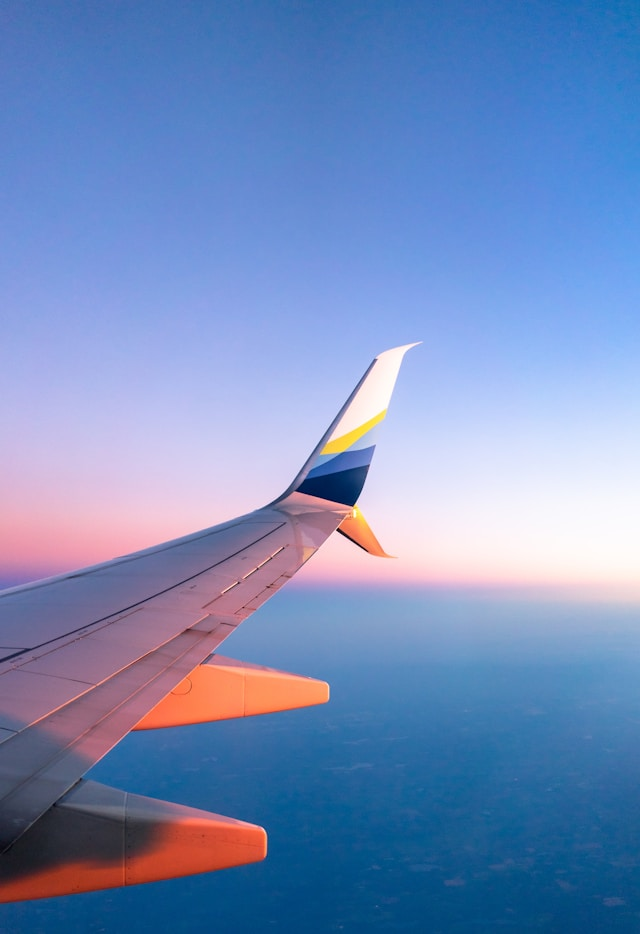
#> input picture course_02/images/01-wing.jpg, 640 x 934 px
$ python 01-edge_detection.py
#> lines starting #> are read from the running program, lines starting #| are printed output that depends on the picture; after the words box and inside, x2 and y2 are one past the last pixel; in counts of white or black regions, pixels touching at a corner belong together
import cv2
import matplotlib.pyplot as plt

# Load image (grayscale)
img = cv2.imread("images/01-wing.jpg", cv2.IMREAD_GRAYSCALE)
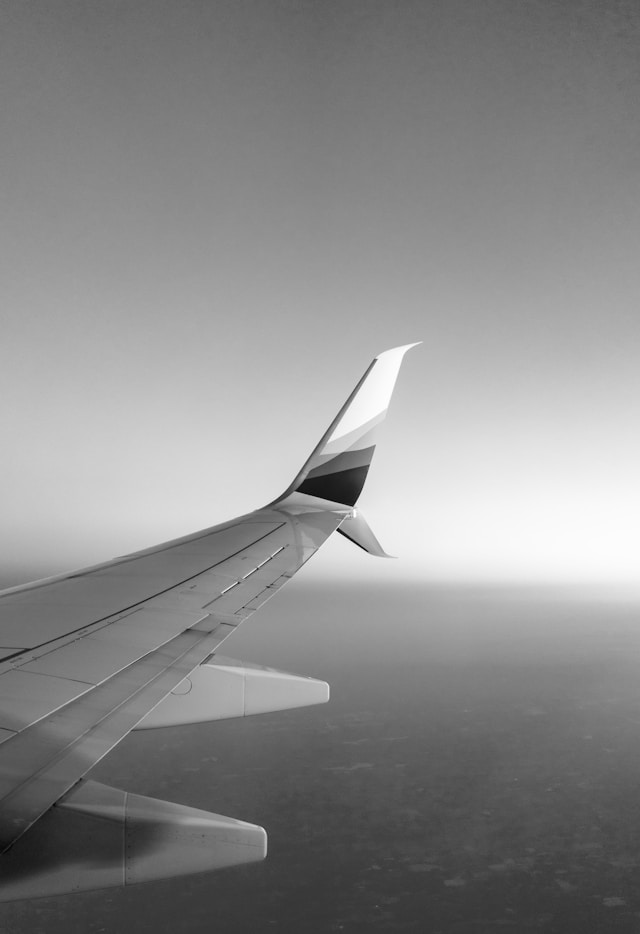
#> img: shape (934, 640); min 0, max 255, mean 139.1

# Canny edge detection
edges = cv2.Canny(img, threshold1=100, threshold2=200)
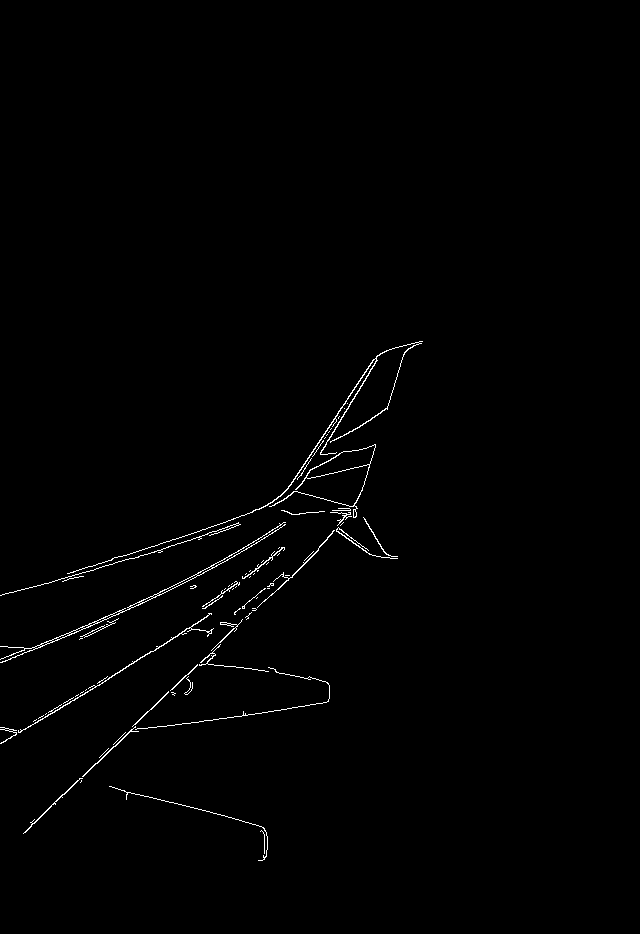
#> edges: shape (934, 640); 0.8% white in thin lines or dots, all inside (x1, y1, x2, y2) = (0, 341, 423, 861)

# Show results
plt.figure(figsize=(12,5))
plt.subplot(1,2,1), plt.title("Original"), plt.imshow(img, cmap="gray"), plt.axis("off")
plt.subplot(1,2,2), plt.title("Edges (Canny)"), plt.imshow(edges, cmap="gray"), plt.axis("off")
plt.show()
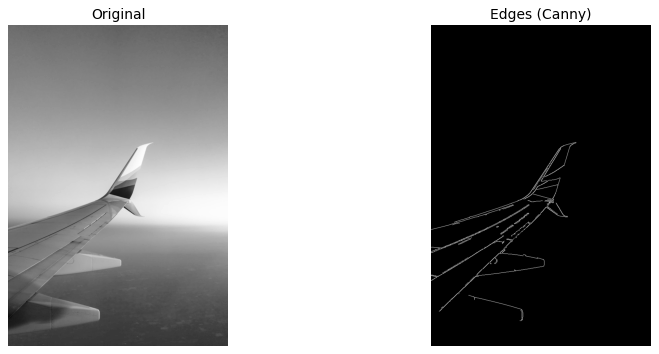
#> figure drawn by matplotlib, 2 panels

$ run again, with course_02/images/02-night.jpg copied over course_02/images/01-wing.jpg
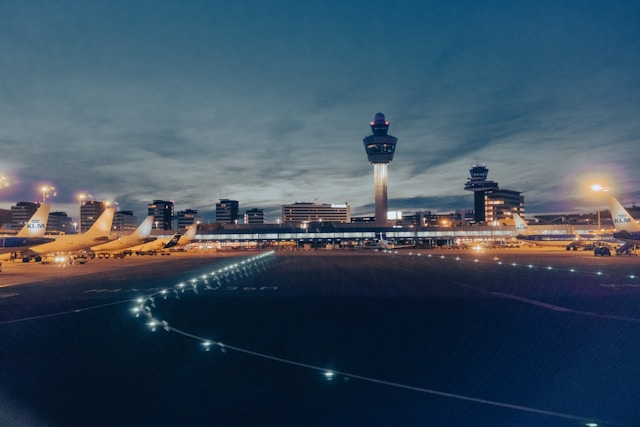
#> input picture course_02/images/02-night.jpg, 640 x 427 px
#> `edges = cv2.Canny(img, threshold1=100, threshold2=200)`:
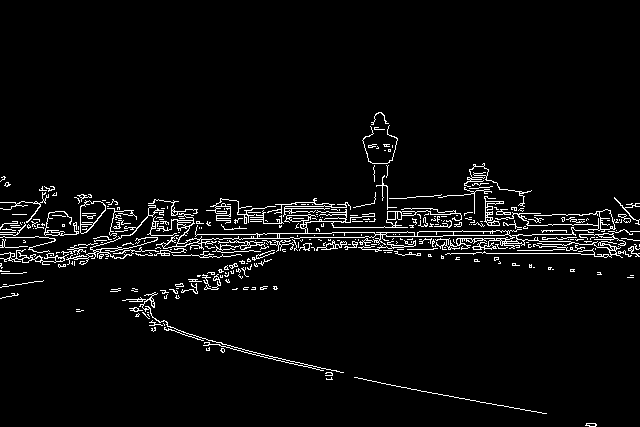
#> edges: shape (427, 640); 4.1% white in thin lines or dots, all inside (x1, y1, x2, y2) = (0, 112, 640, 427)
#> `plt.show()`:
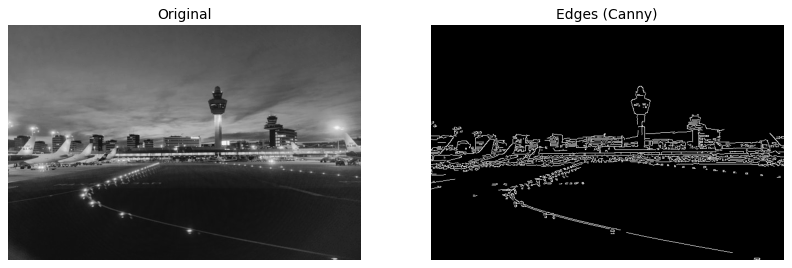
#> figure drawn by matplotlib, 2 panels
